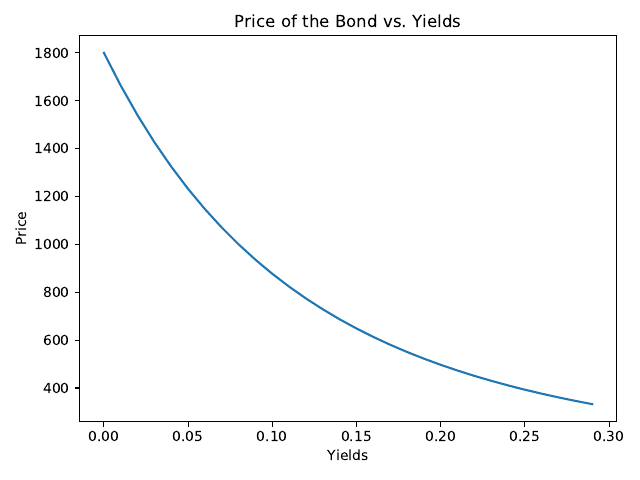

Python code for this plot:
import matplotlib.pyplot as plt
import numpy as np
from p2 import pv

if __name__ == "__main__":
    f = 1000
    m = 1
    n = 10
    c = 0.08
    r_lst = np.arange(0, 0.3, 0.01)

    price_lst = [pv(irr=r, c=c, m=m, n=n, f=f) for r in r_lst]
    plt.plot(r_lst, price_lst)
    plt.xlabel("Yields")
    plt.ylabel("Price")
    plt.title("Price of the Bond vs. Yields")
    plt.tight_layout()
    plt.savefig('p4.pdf')
    plt.show()

